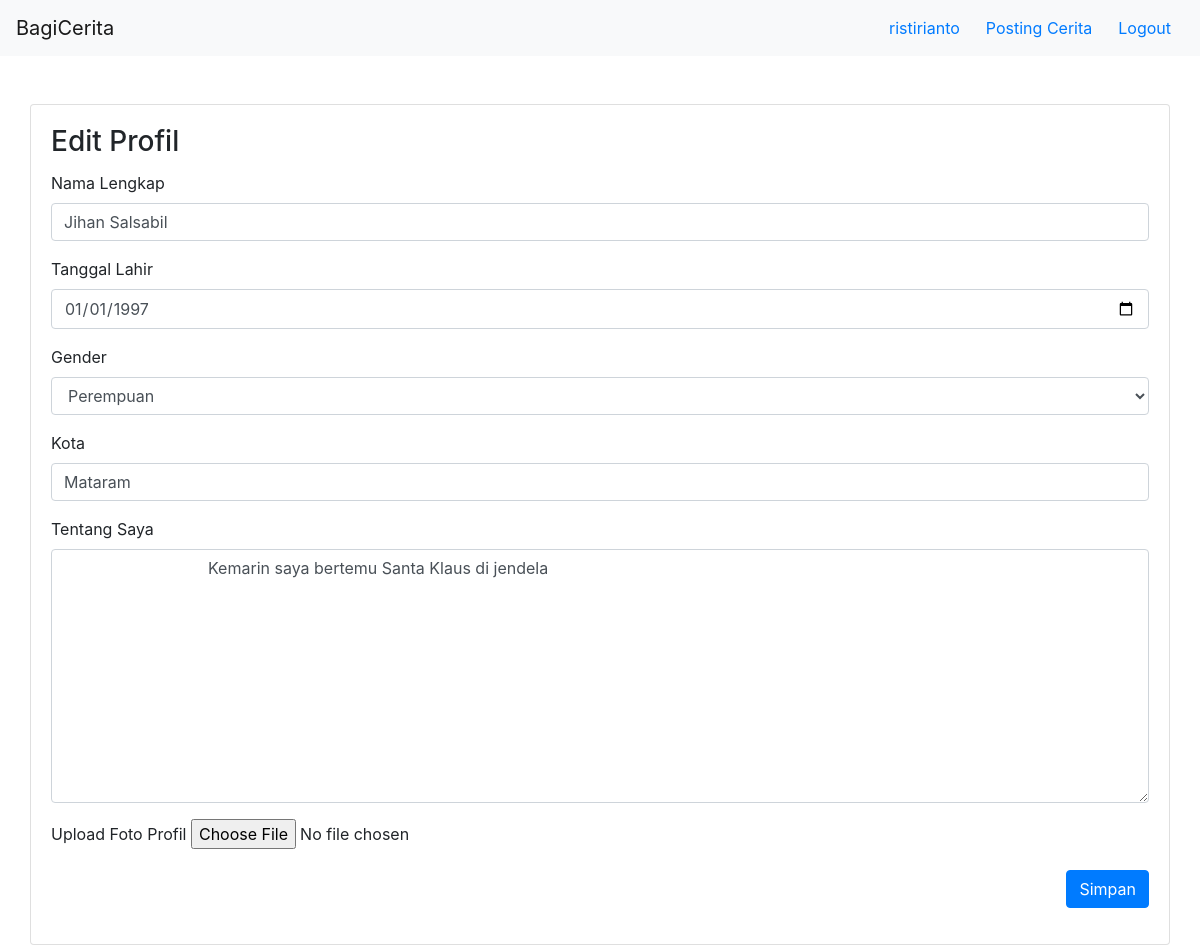
/user/ristirianto/profile/edit (signed in), run on an earlier commit of the app's database.
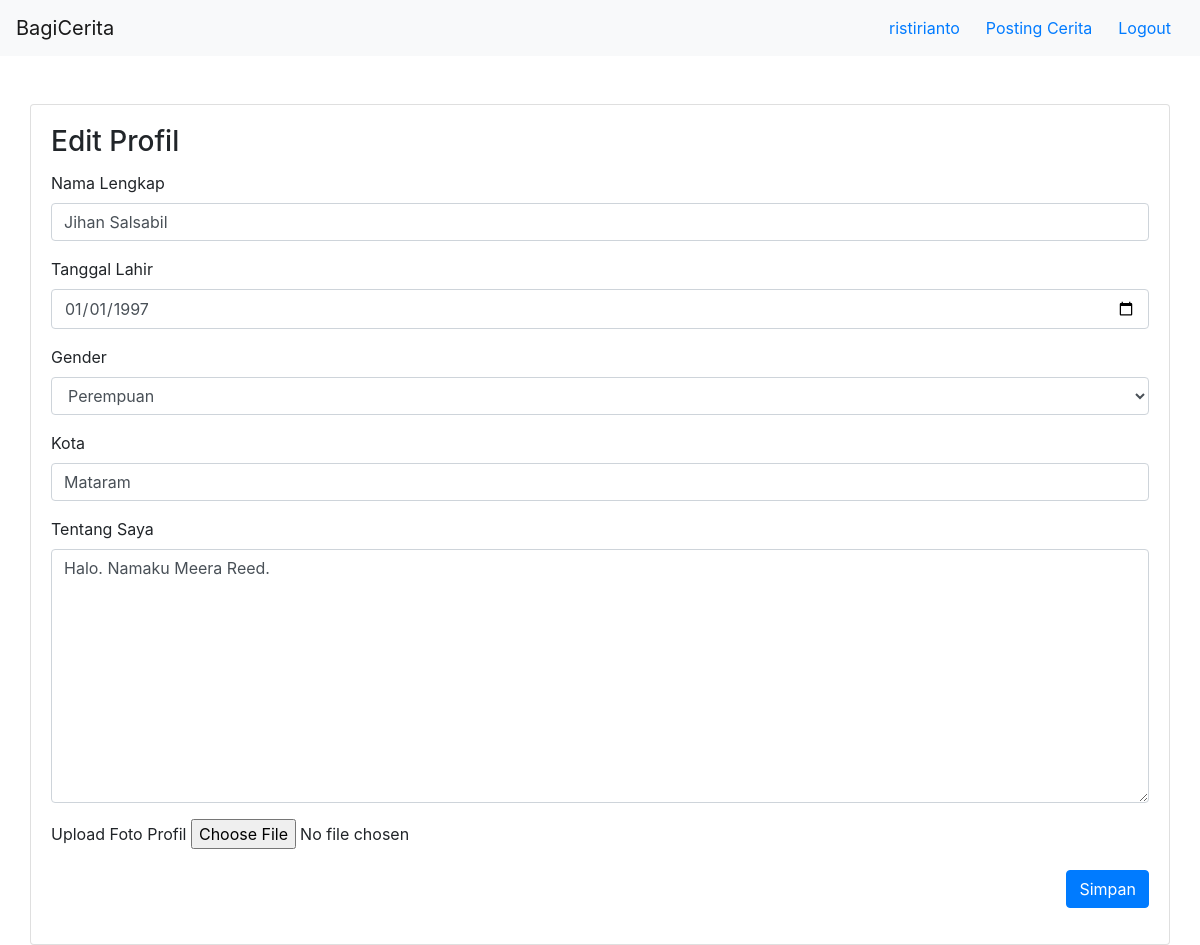
And on a later commit of the database.
### user/models.py (models this page shows, shortened)
class Profile(models.Model):
    user = models.OneToOneField(User, on_delete=models.CASCADE)
    nama_lengkap = models.CharField(max_length=30, blank=True)
    tanggal_lahir = models.DateField(null=True, blank=True)
    kota = models.CharField(max_length=30, blank=True)
    tentang_saya = models.TextField(blank=True)
    profile_picture = models.ImageField(upload_to='profile_picture',blank=True)
    points = models.IntegerField(default=20)
    Laki = 'L'
    Perempuan = 'P'
    GENDER_CHOICES = [
        (Laki, 'Laki-laki'),
        (Perempuan, 'Perempuan'),
    ]
    gender = models.CharField(max_length=30,blank=True, choices=GENDER_CHOICES)

### user/views.py (the view, shortened to what this page needs)
# urls.py: path('<str:username>/profile/edit',edit_user_profile_view,name="edit_user_profile"),
def edit_user_profile_view(request,username):
    context = {
        "username":username,
        "nama_lengkap":"",
        "tanggal_lahir":"",
        "gender":"",
        "kota":"",
        "tentang_saya":"",
        "profile_picture":"-"
    }
    try:
        profile = request.user.profile
        context['nama_lengkap'] = profile.nama_lengkap
        context['tanggal_lahir'] = profile.tanggal_lahir
        context['gender'] = profile.gender
        context['kota'] = profile.kota
        context['tentang_saya']=profile.tentang_saya
        if(profile.profile_picture):
            context['profile_picture'] = profile.profile_picture
    except Profile.DoesNotExist:
        pass
    print("context: "+str(context))
    return render(request,"user/edit_user_profile.html",context)

### bagicerita/context_processor.py (called while the page is built)
def get_auth_form(request):
    registerForm = UserCreationForm()
    return{
        'register_form':registerForm
    }

def check_if_logged_in(request):
    if request.user.is_authenticated:
        return{
            'logged_in':True,
            'username':request.user.username
        }
    else:
        return {
            'logged_in':False
        }

### templates/user/edit_user_profile.html (shortened to what this page needs)
{% extends 'base.html' %}
{% load story_tags %}
{% block content %}
    {% include 'navbar.html' %}
    <div class="container">
        <div class="row mt-5">
            <div class="card" style="width: 100%">
                <div class="card-body">
                    <h3 class="card-title">Edit Profil</h3>
                    <form method="POST" enctype="multipart/form-data">
                        <div class="form-group">
                          <label for="nama-lengkap">Nama Lengkap</label>
                          <input required type="text" value = "{{nama_lengkap}}" name="nama-lengkap" class="form-control" id="nama-lengkap"/>
                        </div>
                        <div class="form-group">
                          <label for="tanggal-lahir">Tanggal Lahir</label>
                          <input type="date" required value="{{tanggal_lahir|date:'Y-m-d'}}" class="form-control" id="tanggal-lahir" name="tanggal-lahir"/>
                        </div>
                        <div class="form-group">
                            <label for="gender">Gender</label>
                            <select class="form-control" id="gender" name="gender">
                                {% if gender == "L" %}
                                    <option value="L" selected>Laki-laki</option>
                                    <option value="P">Perempuan</option>
                                {% elif gender == "P" %}
                                    <option value="P" selected>Perempuan</option>
                                {%else %}
                                    <option value="L" selected>Laki-laki</option>
                                    <option value="P">Perempuan</option>
                                {% endif %}
                            </select>
                        </div>
                        <div class="form-group">
                            <label for="kota">Kota</label>
                            <input required type="text" value="{{kota}}" name="kota" class="form-control" id="kota"/>
                        </div>
                        <div class="form-group">
                            <label for="tentang-saya">Tentang Saya</label>
                            <textarea required class="form-control" name="tentang-saya" id="exampleFormControlTextarea1" rows="10">{{tentang_saya}}</textarea>
                        </div>
                        <div class="form-group">
                            <label for="profile-picture">Upload Foto Profil</label>
                            <input type="file" name="profile-picture" id="profile-picture">
                        </div>
                        <div class="form-group" style="text-align: right;">
                            <button type="submit" class="btn btn-primary">Simpan</button>
                          </div>
                      </form>
                </div>
            </div>
        </div>
    </div>
{% endblock %}

What changed in the data, as far as the page shows it:
changed Profile "Jihan Salsabil": tentang-saya "Kemarin saya bertemu Santa Klaus di jendela" → "Halo. Namaku Meera Reed."
